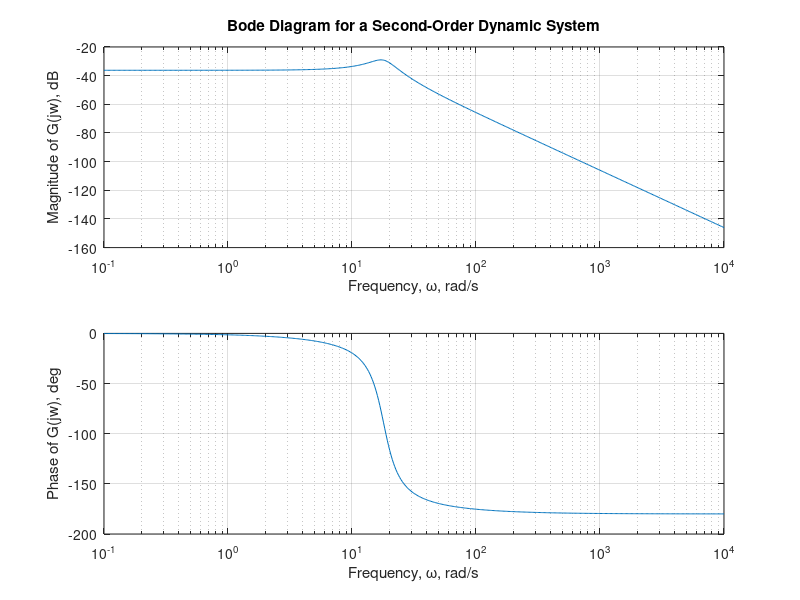

Write the MATLAB code that produced this figure.
% %%%%%%%%%%%%%%%%%%%%%%%%%%%%%%%%%%%%%%%%%%%%%%%%%%%%%%%%%%%%%%%%%%%%%%% %
% Course: System Dynamics and Control                       ME 3030-21 WI19
% Author: Prof. M Diaz-Maldonado                          Date: Dec/27/2019
% %%%%%%%%%%%%%%%%%%%%%%%%%%%%%%%%%%%%%%%%%%%%%%%%%%%%%%%%%%%%%%%%%%%%%%% %
% Synopsis:
% Plots the Bode Diagram for a Second-Order Dynamic System (torsional
% mechanical system). 
% %%%%%%%%%%%%%%%%%%%%%%%%%%%%%%%%%%%%%%%%%%%%%%%%%%%%%%%%%%%%%%%%%%%%%%% %
clear;
close all;
clc;

% %%%%%%%%%%%%%%%%%%%%%%%%%%%%%%%%%%%%%%%%%%%%%%%%%%%%%%%%%%%%%%%%%%%%%%% %
% mechanical system constants:
% %%%%%%%%%%%%%%%%%%%%%%%%%%%%%%%%%%%%%%%%%%%%%%%%%%%%%%%%%%%%%%%%%%%%%%% %
% moment of inertia, kg m^2
J = 0.2;
% stiffness constant, N m/rad
k = 65;
% viscous friction, N m s/rad
b = 1.6;


% Constants of the Second Order LTI Ordinary Differential Equation,
% which describes the dynamics of the mechanical system:
%                y'' + a1 y' + a0 y = b0 u(t)
a1 = b/J;
a0 = k/J;
b0 = 1/J;


% natural frequency
omega_n = sqrt(a0);
% damping ratio
DR = a1 / (2*sqrt(a0));
if (DR>0 && DR<1)
    % calculates the resonant frequency if underdamped (0 < DR < 1)
    omega_r = omega_n * sqrt(1-2*DR^2);
end
% %%%%%%%%%%%%%%%%%%%%%%%%%%%%%%%%%%%%%%%%%%%%%%%%%%%%%%%%%%%%%%%%%%%%%%% %


% %%%%%%%%%%%%%%%%%%%%%%%%%%%%%%%%%%%%%%%%%%%%%%%%%%%%%%%%%%%%%%%%%%%%%%% %
% input u(t):
% %%%%%%%%%%%%%%%%%%%%%%%%%%%%%%%%%%%%%%%%%%%%%%%%%%%%%%%%%%%%%%%%%%%%%%% %
% amplitude of input sinusoid, u(t) = U0 sin(wt)
U0 = 1.5; % N m 
% input frequency
w = logspace(-1,4,500);
% %%%%%%%%%%%%%%%%%%%%%%%%%%%%%%%%%%%%%%%%%%%%%%%%%%%%%%%%%%%%%%%%%%%%%%% %


% %%%%%%%%%%%%%%%%%%%%%%%%%%%%%%%%%%%%%%%%%%%%%%%%%%%%%%%%%%%%%%%%%%%%%%% %
% frequency response constants, y_ss(t) = A cos(wt) + B sin(wt)
A = -b0 * U0 * (a1*w) ./ ( (a1*w).^2 + (a0-w.^2).^2 ); 
B =  b0 * U0 * (a0 - w.^2) ./ ( (a1*w).^2 + (a0-w.^2).^2 );

% magnitude of amplitude ratio, |G(jw)| = Y0 / U0
% response amplitude, K = Y0
K = sqrt( A.^2 + B.^2 );
% phase angle, < G(jw), radians
phi = -acos(B./K); 
% ----------------------------------------------------------------------- %
% NOTE:
% -acos fun is used to obtain the phase angle, which
% is in the range (0,-pi); other inverse trigonometric
% functions such as asin or atan are constrained to other ranges.
% ----------------------------------------------------------------------- %

% magnitude of amplitude ratio, |G(jw)| = K / U0 = Y0 / U0 
AR = K/U0;
% %%%%%%%%%%%%%%%%%%%%%%%%%%%%%%%%%%%%%%%%%%%%%%%%%%%%%%%%%%%%%%%%%%%%%%% %


% %%%%%%%%%%%%%%%%%%%%%%%%%%%%%%%%%%%%%%%%%%%%%%%%%%%%%%%%%%%%%%%%%%%%%%% %
% plots the Bode Diagram
% %%%%%%%%%%%%%%%%%%%%%%%%%%%%%%%%%%%%%%%%%%%%%%%%%%%%%%%%%%%%%%%%%%%%%%% %

subplot(2,1,1);
semilogx(w, 20*log10(AR) );
ylabel('Magnitude of G(jw), dB');
xlabel('Frequency, \omega, rad/s');
title('Bode Diagram for a Second-Order Dynamic System');
grid on;

subplot(2,1,2);
semilogx(w, 180 * phi / pi);
ylabel('Phase of G(jw), deg');
xlabel('Frequency, \omega, rad/s');
grid on;
% %%%%%%%%%%%%%%%%%%%%%%%%%%%%%%%%%%%%%%%%%%%%%%%%%%%%%%%%%%%%%%%%%%%%%%% %